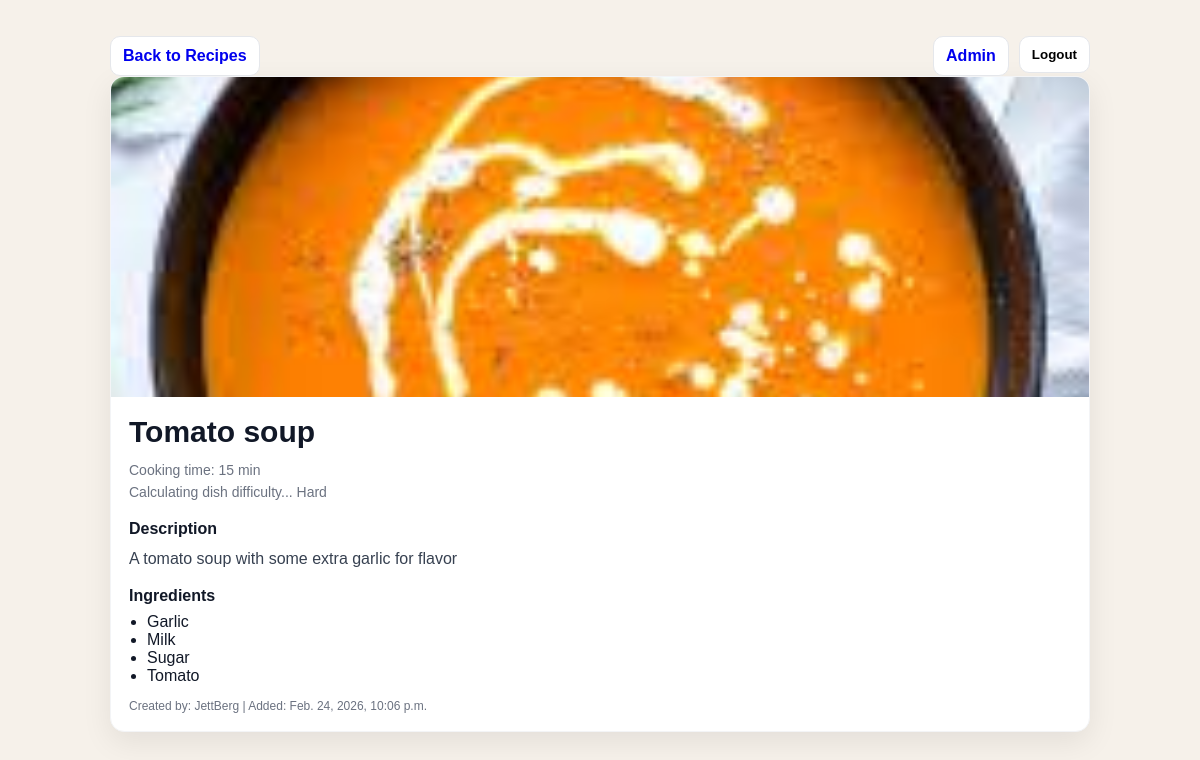
Page /recipes/1/ (signed in) on the committed database.
### recipes/models.py (models this page shows, shortened)
class Recipe(models.Model):
    name = models.CharField(max_length=200)
    image = models.ImageField(upload_to="recipe_images/", blank=True, null=True)
    description = models.TextField(blank=True)
    cooking_time = models.PositiveIntegerField()
    difficulty = models.CharField(max_length=20, blank=True)
    ingredients = models.ManyToManyField(Ingredient, related_name="recipes")
    created_by = models.ForeignKey(User, on_delete=models.CASCADE, related_name="recipes")
    created_at = models.DateTimeField(auto_now_add=True)
    def calculate_difficulty(self) -> str:
        ing_count = self.ingredients.count()
        if self.cooking_time < 10 and ing_count < 4:
            return "Easy"
        elif self.cooking_time < 10 and ing_count >= 4:
            return "Medium"
        elif self.cooking_time >= 10 and ing_count < 4:
            return "Intermediate"
        else:
            return "Hard"

class Ingredient(models.Model):
    name = models.CharField(max_length=100, unique=True)

### recipes/views.py (the view)
# urls.py: path("recipes/<int:pk>/", views.recipe_detail, name="recipe_detail"),
@login_required
def recipe_detail(request, pk):
    recipe = get_object_or_404(Recipe, pk=pk)
    calculated_difficulty = recipe.calculate_difficulty()
    return render(
        request,
        "recipes/recipe_detail.html",
        {"recipe": recipe, "calculated_difficulty": calculated_difficulty},
    )

### recipes/templates/recipes/recipe_detail.html (shortened to what this page needs)
<!DOCTYPE html>
<html lang="en">
<head>
</head>
<body>
    <div class="container">
        <div class="topbar">
            <a class="link" href="{% url 'recipes:recipe_list' %}">Back to Recipes</a>
            <div style="display:flex; gap:10px; flex-wrap:wrap;">
                <a class="link" href="/admin/">Admin</a>
                <form method="post" action="{% url 'logout' %}" style="display:inline;">
                    <button class="link" type="submit" style="cursor:pointer;">Logout</button>
                </form>
            </div>
        </div>
        <div class="card">
            <div class="hero">
                {% if recipe.image %}
                <img src="{{ recipe.image.url }}" alt="{{ recipe.name }}">
                {% endif %}
            </div>
            <div class="content">
                <h1>{{ recipe.name }}</h1>
                <div class="meta">
                    Cooking time: {{ recipe.cooking_time }} min<br>
                    Calculating dish difficulty... {{ calculated_difficulty }}
                </div>
                <div>
                    <div class="section-title"><strong>Description</strong></div>
                    <p>{{ recipe.description|default:"No description provided." }}</p>
                </div>
                <div>
                    <div class="section-title"><strong>Ingredients</strong></div>
                    <ul>
                        {% for ing in recipe.ingredients.all %}
                        <li>{{ ing.name }}</li>
                        {% empty %}
                        <li>No ingredients listed.</li>
                        {% endfor %}
                    </ul>
                </div>
                <div class="small">
                    Created by: {{ recipe.created_by.username }} | Added: {{ recipe.created_at }}
                </div>
            </div>
        </div>
    </div>
</body>
</html>

### recipes/templates/recipes/recipe_detail.html (style rules this page uses)
body { margin: 0; font-family: Arial, sans-serif; background: #f6f1ea; color: #111827; }
.container { max-width: 980px; margin: 0 auto; padding: 36px 20px; }
.topbar { display: flex; justify-content: space-between; align-items: center; gap: 12px; flex-wrap: wrap; }
.link { text-decoration: none; font-weight: 700; border: 1px solid #e5e7eb; padding: 10px 12px; border-radius: 10px; background: #fff; }
.card { background: #fff; border-radius: 14px; overflow: hidden; box-shadow: 0 10px 30px rgba(0, 0, 0, 0.08); border: 1px solid #f3f4f6; }
.hero { width: 100%; height: 320px; background: #f3f4f6; }
.hero img { width: 100%; height: 320px; object-fit: cover; display: block; }
.content { padding: 18px; }
h1 { margin: 0 0 10px 0; font-size: 30px; }
.meta { color: #6b7280; font-size: 14px; margin-bottom: 12px; line-height: 1.6; }
.section-title { margin: 16px 0 8px 0; font-size: 16px; }
ul { margin: 0; padding-left: 18px; }
p { margin: 0; line-height: 1.6; color: #374151; }
.small { font-size: 12px; color: #6b7280; margin-top: 14px; }

### rows in the picture
Recipe: image (picture), name "Tomato soup", cooking_time "15", difficulty "Hard", description "A tomato soup with some extra garlic for flavor", created_by.username "JettBerg", created_at "Feb. 24, 2026, 10:06 p.m."
Ingredient: name "Garlic"
Ingredient: name "Milk"
Ingredient: name "Sugar"
Ingredient: name "Tomato"
